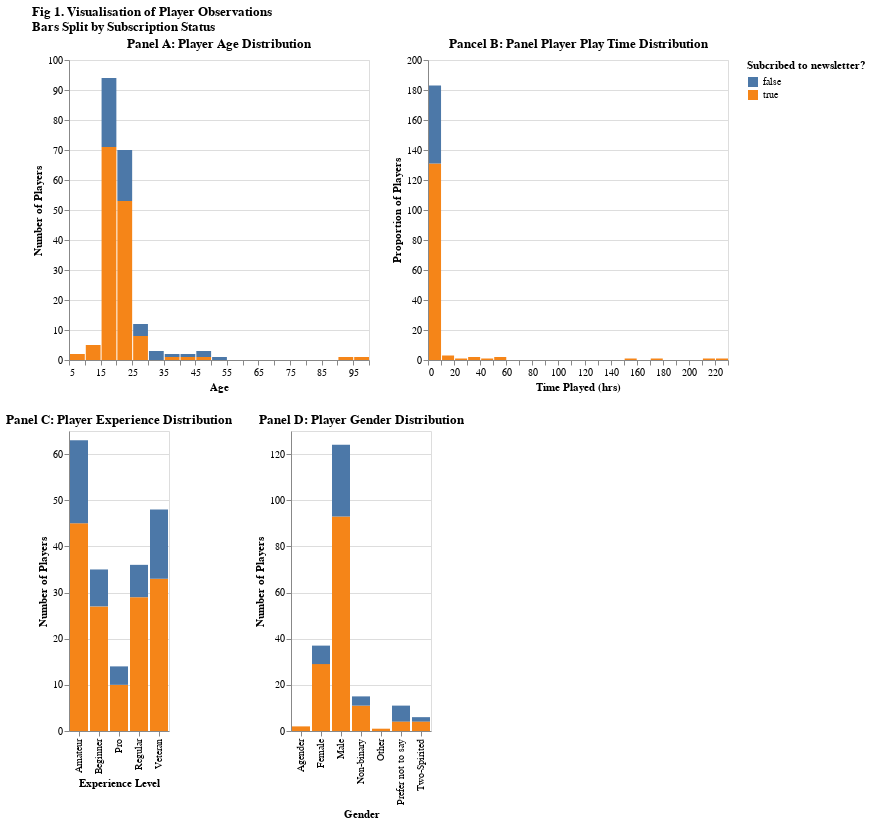

This figure's notebook cell:
### Code cell
# visualise variables of interest
age_dist = alt.Chart(players).mark_bar().encode(
    x = alt.X('age').bin(step=5).title('Age'),
    y = alt.Y('count()').title('Number of Players'),
    color = alt.Color('subscribe').title('Subcribed to newsletter?')
).properties(
    title=['Panel A: Player Age Distribution']
)

exp_bar = alt.Chart(players).mark_bar().encode(
    x = alt.X('experience').title('Experience Level'),
    y = alt.Y('count()').title('Number of Players'),
    color = alt.Color('subscribe').title('Subcribed to newsletter?')
).properties(
    title=['Panel C: Player Experience Distribution']
)

time_dist = alt.Chart(players).mark_bar().encode(
    x = alt.X('played_hours').bin(step=10).title('Time Played (hrs)'),
    y = alt.Y('count()').title('Proportion of Players'),
    color = alt.Color('subscribe').title('Subcribed to newsletter?')
).properties(
    title=['Pancel B: Panel Player Play Time Distribution']
)

gender_bar = alt.Chart(players).mark_bar().encode(
    x = alt.X('gender').title('Gender'),
    y = alt.Y('count()').title('Number of Players'),
    color = alt.Color('subscribe').title('Subcribed to newsletter?')
).properties(
    title=['Panel D: Player Gender Distribution']
)

alt.hconcat(age_dist, time_dist).properties(title=['Fig 1. Visualisation of Player Observations','Bars Split by Subscription Status']) & alt.hconcat(exp_bar, gender_bar)

### Figure 1 — Vega-Lite specification as saved in the notebook (floating-point values rounded to 4 significant figures; data arrays with more than 128 entries replaced by an {"elided": "..."} marker saying what was removed)
{"config": {"view": {"continuousWidth": 300, "continuousHeight": 300}}, "vconcat": [{"hconcat": [{"mark": {"type": "bar"}, "encoding": {"color": {"field": "subscribe", "title": "Subcribed to newsletter?", "type": "nominal"}, "x": {"bin": {"step": 5}, "field": "age", "title": "Age", "type": "quantitative"}, "y": {"aggregate": "count", "title": "Number of Players", "type": "quantitative"}}, "title": ["Panel A: Player Age Distribution"]}, {"mark": {"type": "bar"}, "encoding": {"color": {"field": "subscribe", "title": "Subcribed to newsletter?", "type": "nominal"}, "x": {"bin": {"step": 10}, "field": "played_hours", "title": "Time Played (hrs)", "type": "quantitative"}, "y": {"aggregate": "count", "title": "Proportion of Players", "type": "quantitative"}}, "title": ["Pancel B: Panel Player Play Time Distribution"]}], "title": ["Fig 1. Visualisation of Player Observations", "Bars Split by Subscription Status"]}, {"hconcat": [{"mark": {"type": "bar"}, "encoding": {"color": {"field": "subscribe", "title": "Subcribed to newsletter?", "type": "nominal"}, "x": {"field": "experience", "title": "Experience Level", "type": "nominal"}, "y": {"aggregate": "count", "title": "Number of Players", "type": "quantitative"}}, "title": ["Panel C: Player Experience Distribution"]}, {"mark": {"type": "bar"}, "encoding": {"color": {"field": "subscribe", "title": "Subcribed to newsletter?", "type": "nominal"}, "x": {"field": "gender", "title": "Gender", "type": "nominal"}, "y": {"aggregate": "count", "title": "Number of Players", "type": "quantitative"}}, "title": ["Panel D: Player Gender Distribution"]}]}], "data": {"name": "data-d7dfdddfa270f53349d8fbfebcf4e6cf"}, "$schema": "https://vega.github.io/schema/vega-lite/v5.20.1.json", "datasets": {"data-d7dfdddfa270f53349d8fbfebcf4e6cf": {"elided": "196 records"}}}
